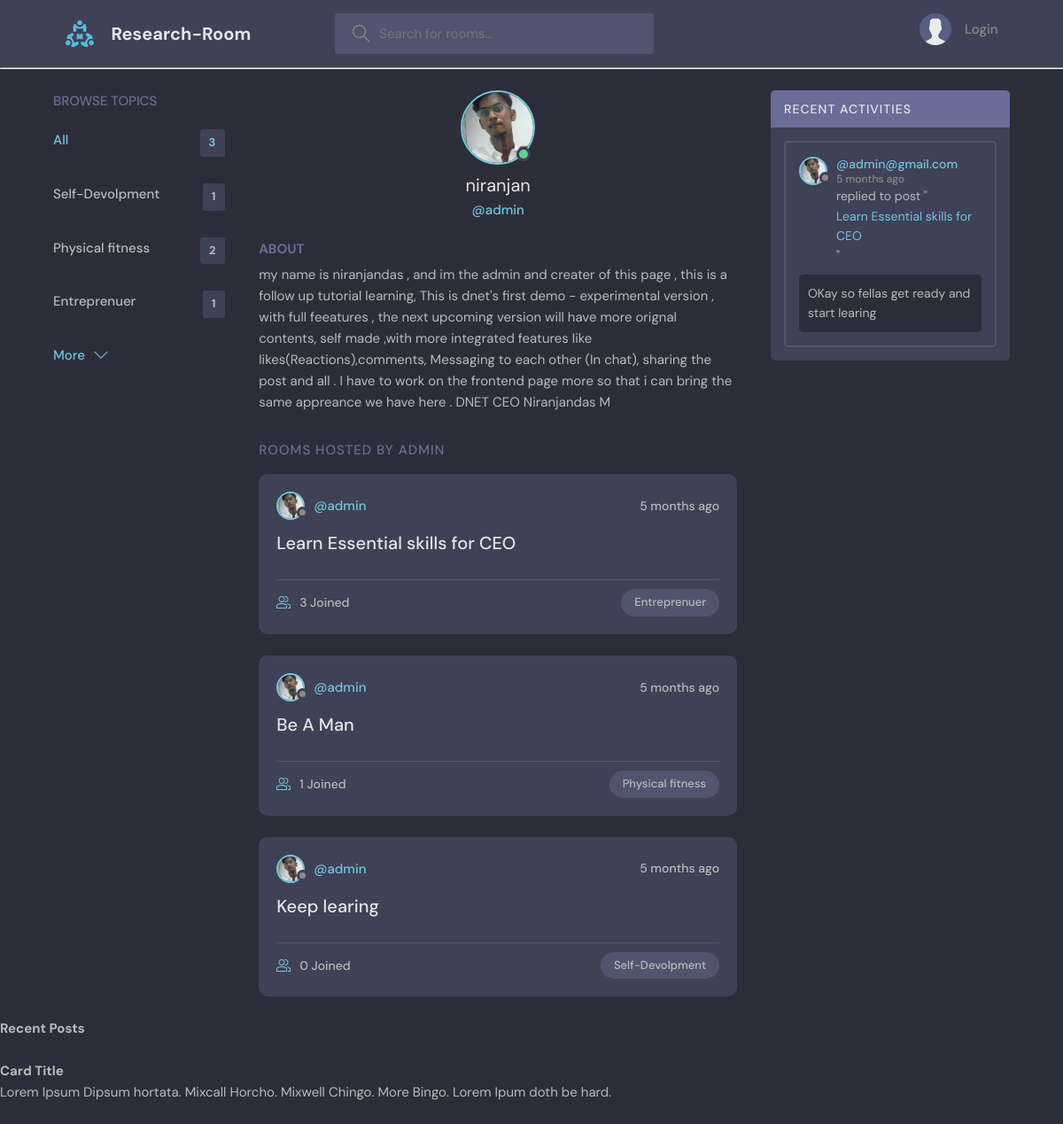
Page /profile/1/ on the committed database.
### newsfeed/models.py (models this page shows, shortened)
class Topic(models.Model):
    name = models.CharField(max_length=200)

class User(AbstractUser):
    name = models.CharField(max_length=200, null=True)
    email = models.EmailField(unique=True, null=True)
    bio = models.TextField(null=True)
    avatar = models.ImageField(null=True, default="avatar.svg")
    USERNAME_FIELD = 'email'
    REQUIRED_FIELDS = []

class Room(models.Model):
    host = models.ForeignKey(User, on_delete=models.SET_NULL,null=True)
    topic = models.ForeignKey(Topic, on_delete=models.SET_NULL,null=True)
    name = models.CharField(max_length=200) #, validators=[validate_words]
    description = models.TextField(null=True, blank=True)
    participants = models.ManyToManyField(User, related_name='participants', blank=True)
    updated = models.DateTimeField(auto_now=True)
    created = models.DateTimeField(auto_now_add=True)
    class Meta:
        ordering = ['-updated', '-created']
    def __str__(self):
        return self.name

class Message(models.Model):
    user = models.ForeignKey(User, on_delete=models.CASCADE)
    room = models.ForeignKey(Room, on_delete=models.CASCADE)
    body = models.TextField()
    updated = models.DateTimeField(auto_now=True)
    created = models.DateTimeField(auto_now_add=True)
    class Meta:
        ordering = ['-updated', '-created']

### newsfeed/views.py (the view)
# urls.py: path('profile/<str:pk>/', views.userProfile, name="user-profile"),
def userProfile(request, pk):
    user = User.objects.get(id=pk)
    rooms = user.room_set.all()
    room_messages = user.message_set.all()
    topics = Topic.objects.all()
    context = {'user':user, 'rooms':rooms, 'room_messages':room_messages,'topics':topics}
    return render(request, 'newsfeed/profile.html',context)

### newsfeed/templates/newsfeed/profile.html (shortened to what this page needs)
{% extends 'newsfeed/main.html' %}
{% block content %}
<main class="profile-page layout layout--3">
  <div class="container">
    {% include 'newsfeed/topic_comp.html' %}
    <div class="roomList">
      <div class="profile">
        <div class="profile__avatar">
          <div class="avatar avatar--large active">
            <img src="{{user.avatar.url}}" />
          </div>
        </div>
        <div class="profile__info">
          <h3>{{user.name}}</h3>
          <p>@{{user.username}}</p>
        </div>
        <div class="profile__about">
          <h3>About</h3>
          <p>
            {{user.bio}}
          </p>
        </div>
      </div>
      <div class="roomList__header">
        <div>
          <h2> Rooms Hosted by {{user.username}}</a>
          </h2>
        </div>
      </div>
      {% include 'newsfeed/feed_comp.html' %}
    </div>
    {% include 'newsfeed/activity_comp.html' %}
  </div>
</main>
{% endblock content %}

### newsfeed/templates/newsfeed/main.html (shortened to what this page needs)
<!DOCTYPE html>
{% load static %}
<html lang="en">
<head>
    <link rel="stylesheet" href="{% static 'styles/style.css' %}" />
</head>
<body>
    {% include 'newsfeed/navbar.html' %}
    {% block content %}
    {% endblock %}
</body>
</html>
<header>
    <h1>Recent Posts</h1>
    <div class="center">
        <div class="property-card">
            <div class="property-description">
                <h5> Card Title </h5>
                <p>Lorem Ipsum Dipsum hortata. Mixcall Horcho. Mixwell Chingo. More Bingo. Lorem Ipum doth be hard.</p>
            </div>
        </div>
    </div>
</header>

### newsfeed/templates/newsfeed/navbar.html (shortened to what this page needs)
{% load static %}
<header class="header header--loggedIn">
    <div class="container">
        <a href="{% url 'home' %}" class="header__logo">
            <img src="{% static 'images/logo.svg' %}" />
            <h1>Research-Room</h1>
        </a>
        <form class="header__search" method="GET" action="{% url 'home' %}">
            <label>
                <input name="q" placeholder="Search for rooms..." />
            </label>
        </form>
        <nav class="header__menu">
            {% if request.user.is_authenticated %}
            <div class="header__user">
                <a href="{% url 'user-profile' user.id %}">
                    <div class="avatar avatar--medium active">
                        <img src="{{request.user.avatar.url}}" />
                    </div>
                    <p>{{request.user.name}} <span>@{{request.user.username}}</span></p>
                </a>
                <button class="dropdown-button">
                    <svg version="1.1" xmlns="http://www.w3.org/2000/svg" width="32" height="32" viewBox="0 0 32 32">
                        <title>chevron-down</title>
                        <path d="M16 21l-13-13h-3l16 16 16-16h-3l-13 13z"></path>
                    </svg>
                </button>
            </div>
            {% else %}
            <a href="{% url 'login' %}">
                <img src="{% static 'images/avatar.svg' %}" />
                <p>Login</p>
            </a>
            {% endif %}
        </nav>
    </div>
</header>
<hr>

### newsfeed/templates/newsfeed/topic_comp.html
<div class="topics">
    <div class="topics__header">
        <h2>Browse Topics</h2>
    </div>
    <ul class="topics__list">
        <li>
            <a href="{% url 'home' %}" class="active">All <span>{{topics.count}}</span></a>
        </li>
        {% for topic in topics %}
        <li>
            <a href="{% url 'home' %}?q={{topic.name}}">{{topic.name}} <span>{{topic.room_set.all.count}}</span></a>
        </li>
        {% endfor %}
        <a class="btn btn--link" href="{% url 'topics' %}">
            More
            <svg version="1.1" xmlns="http://www.w3.org/2000/svg" width="32" height="32" viewBox="0 0 32 32">
                <title>chevron-down</title>
                <path d="M16 21l-13-13h-3l16 16 16-16h-3l-13 13z"></path>
            </svg>
        </a>
</div>

### newsfeed/templates/newsfeed/feed_comp.html (shortened to what this page needs)
{% for room in rooms %}
<div class="roomListRoom">
    <div class="roomListRoom__header">
        <a href="{% url 'user-profile' room.host.id %}" class="roomListRoom__author">
            <div class="avatar avatar--small">
                <img src="{{room.host.avatar.url}}" />
            </div>
            <span>@{{room.host.username}}</span>
        </a>
        <div class="roomListRoom__actions">
            <span>{{room.created|timesince}} ago</span>
        </div>
    </div>
    <div class="roomListRoom__content">
        <a href="{% url 'room' room.id %}">{{room.name}}</a>
    </div>
    <div class="roomListRoom__meta">
        <a href="{% url 'room' room.id %}" class="roomListRoom__joined">
            {{room.participants.all.count}} Joined
        </a>
        <p class="roomListRoom__topic">{{room.topic.name}}</p>
    </div>
</div>
{% endfor %}

### newsfeed/templates/newsfeed/activity_comp.html (shortened to what this page needs)
<div class="activities">
    <div class="activities__header">
        <h2>Recent Activities</h2>
    </div>
    {% for message in room_messages %}
    <div class="activities__box">
        <div class="activities__boxHeader roomListRoom__header">
            <a href="{% url 'user-profile' message.user.id %}" class="roomListRoom__author">
                <div class="avatar avatar--small">
                    <img src="{{message.user.avatar.url}}" />
                </div>
                <p>
                    @{{message.user}}
                    <span>{{message.created|timesince}} ago</span>
                </p>
            </a>
        </div>
        <div class="activities__boxContent">
            <p>replied to post "<a href="{% url 'room' message.room.id%}">{{message.room}}</a>"</p>
            <div class="activities__boxRoomContent">
                {{message.body}}
            </div>
        </div>
    </div>
    {% endfor %}
</div>

### rows in the picture
Topic: name "Self-Devolpment", room_set.all.count "1"
Topic: name "Physical fitness", room_set.all.count "2"
Topic: name "Entreprenuer", room_set.all.count "1"
User: avatar (picture), name "niranjan", username "admin", bio "my name is niranjandas , and im the admin and creater of this page , this is a follow up tutorial learning, This is dnet's first demo - experimental version , with full feeatures , the next upcoming version will have more orignal contents, self made ,with more integrated features like likes(Reactions),comments, Messaging to each other (In chat), sharing the post and all . I have to work on the frontend page more so that i can bring the same appreance we have here . DNET CEO Niranjandas M", username "ADMIN"
Room: host.avatar (picture), host.username "admin", created "5 months", name "Learn Essential skills for CEO", participants.all.count "3", topic.name "Entreprenuer"
Room: host.avatar (picture), host.username "admin", created "5 months", name "Be A Man", participants.all.count "1", topic.name "Physical fitness"
Room: host.avatar (picture), host.username "admin", created "5 months", name "Keep learing", participants.all.count "0", topic.name "Self-Devolpment"
Message: user.avatar (picture), user "admin@gmail.com", created "5 months", room "Learn Essential skills for CEO", body "OKay so fellas get ready and start learing"

### other values in the picture
{{ topics.count }} "3"
